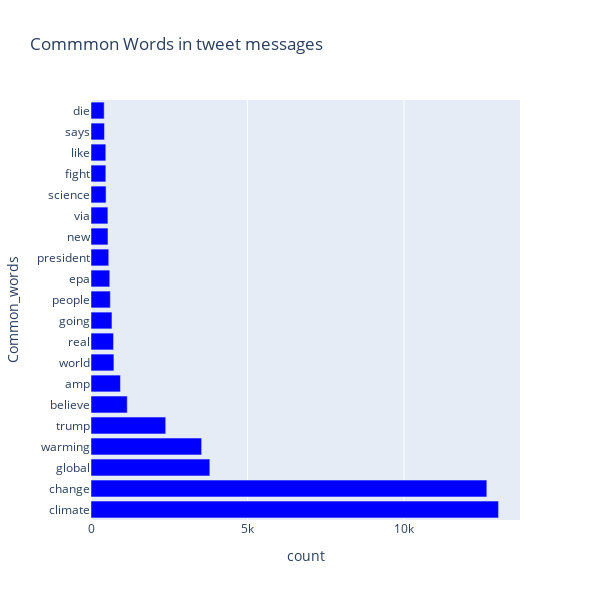

The notebook cell saved with this chart:
### Code cell
import plotly.express as px
fig = px.bar(new, x="count", y="Common_words", color_discrete_sequence =['blue']*len(df), title='Commmon Words in tweet messages', orientation='h', 
             width=600, height=600)
fig.show()

### Figure 1 — Plotly figure (JSON) as saved in the notebook; plotly's stock layout.template omitted (floating-point values rounded to 4 significant figures)
{"data": [{"alignmentgroup": "True", "hovertemplate": "count=%{x}<br>Common_words=%{y}<extra></extra>", "legendgroup": "", "marker": {"color": "blue"}, "name": "", "offsetgroup": "", "orientation": "h", "showlegend": false, "textposition": "auto", "type": "bar", "x": [13019, 12645, 3796, 3534, 2387, 1158, 940, 732, 720, 670, 618, 600, 567, 542, 540, 481, 474, 473, 430, 421], "xaxis": "x", "y": ["climate", "change", "global", "warming", "trump", "believe", "amp", "world", "real", "going", "people", "epa", "president", "new", "via", "science", "fight", "like", "says", "die"], "yaxis": "y"}], "layout": {"barmode": "relative", "height": 600, "legend": {"tracegroupgap": 0}, "title": {"text": "Commmon Words in tweet messages"}, "width": 600, "xaxis": {"anchor": "y", "domain": [0, 1], "title": {"text": "count"}}, "yaxis": {"anchor": "x", "domain": [0, 1], "title": {"text": "Common_words"}}}}
